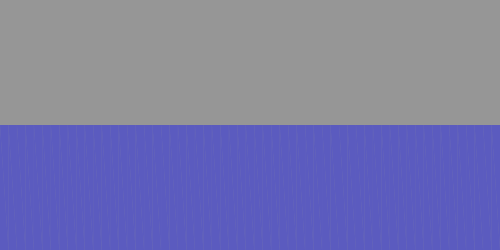
Frame 1 (no input)
Frame 60 (the mouse pressed at the canvas centre just before this capture): identical to frame 1, image omitted
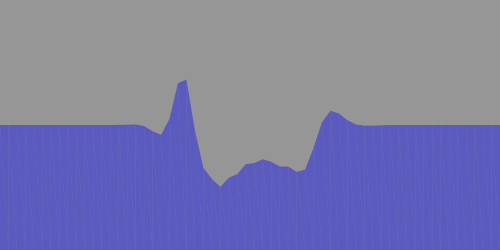
Frame 120 (the mouse held since frame 60 and released just before this capture)

The Processing sketch that drew these frames (run headless with seeded random() and noise(); from frame 60 on, the mouse is pressed at the canvas centre):

// Processing sketch: wave_2d_
// ── wave_2d_.pde
final int TotalWaves = 60;
final float mass = 3.5f;
final float stiffness = 0.95f;
final float friction = 0.975f;
PVector [] pos = new PVector[TotalWaves];
PVector [] velocity = new PVector[TotalWaves];

void setup(){
  size(500, 250);
  for (int i = 0; i < TotalWaves; i++){
    pos[i] = new PVector(map(i, 0, TotalWaves-1, 0, width), height/2);
    velocity[i] = new PVector(0, 0);
  }
}

void draw(){
  background(150);
  if(mouseY != pmouseY){
    int i = (int)map(mouseX, 0, width, 0, TotalWaves-1);
    if((pmouseY - pos[i].y) * (mouseY - pos[i].y) <= 0){
      velocity[i].y += (mouseY - pmouseY) * 2;
    }
  }
  for(int i = 0; i < TotalWaves; i++){
    if(i > 0){
      velocity[i] = (Hookeslaw(pos[i], velocity[i], pos[i-1], mass, stiffness, friction));
    }
    if(i < TotalWaves - 1){
      velocity[i] = (Hookeslaw(pos[i], velocity[i], pos[i+1], mass, stiffness, friction));
    }
    velocity[i] = (Hookeslaw(pos[i], velocity[i], new PVector(pos[i].x, height/2), mass, stiffness, friction));
    pos[i].y += velocity[i].y;
  }

  for(int i = 0; i < TotalWaves; i++){
    if(i > 0){
      //stroke(0, 0, 255, 200);
      //strokeWeight(2);
      //line(pos[i].x, pos[i].y, pos[i-1].x, pos[i-1].y);
      fill(0, 0, 255, 100);
      noStroke();
      Rect(new PVector(pos[i].x, pos[i].y),
           new PVector(pos[i-1].x, pos[i-1].y),
           new PVector(pos[i].x, height),
           new PVector(pos[i-1].x, height));
    }
  }
}

void Rect(PVector a, PVector b, PVector c, PVector d){
  beginShape(TRIANGLES);
  vertex(a.x, a.y); vertex(b.x, b.y); vertex(c.x, c.y);
  vertex(b.x, b.y); vertex(c.x, c.y); vertex(d.x, d.y);
  endShape();
}

PVector Hookeslaw(PVector pos, PVector velocity, PVector target, float mass, float stiffness, float friction){
  PVector SpringForce = new PVector(0, 0);
  PVector Acceleration = new PVector(0, 0);
  SpringForce.x = (target.x - pos.x)/5 * stiffness;
  SpringForce.y = (target.y - pos.y)/5 * stiffness;
  Acceleration.x = SpringForce.x / mass;
  Acceleration.y = SpringForce.y / mass;
  velocity.x = friction * (velocity.x + Acceleration.x);
  velocity.y = friction * (velocity.y + Acceleration.y);
  
  return velocity;
}
